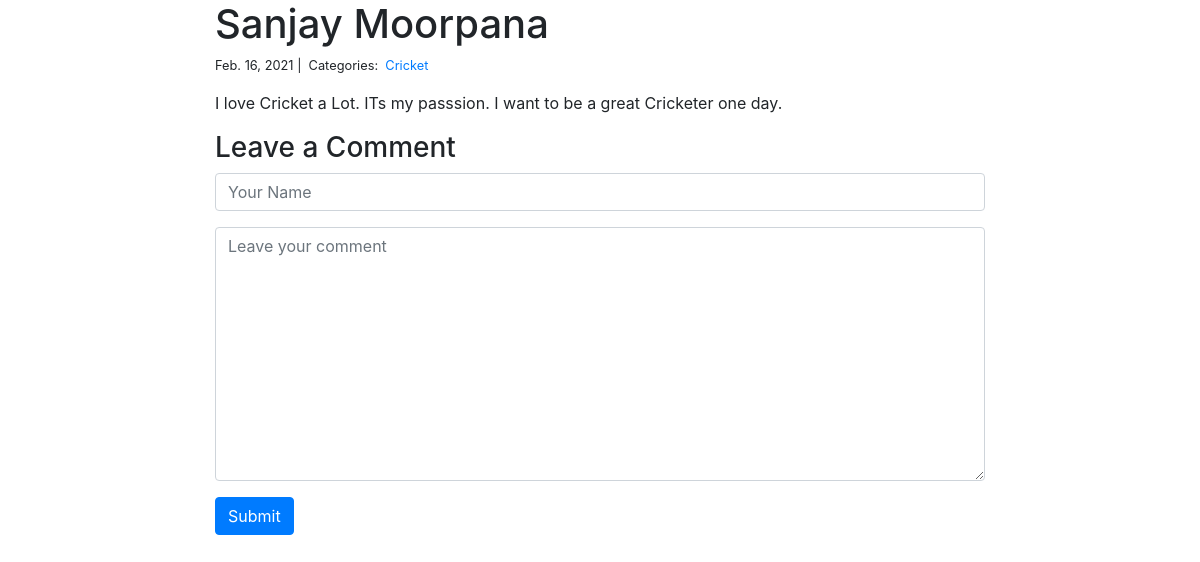
Screenshot of /blog/blog_detail/3 with the database file from the repository.
### blog/models.py (models this page shows, shortened)
class Post(models.Model):
    title = models.CharField(max_length=200)
    body = models.TextField()
    created_on = models.DateTimeField(auto_now_add=True)
    last_modified = models.DateTimeField(auto_now=True)
    categories = models.ManyToManyField('Category',related_name='posts')

class Category(models.Model):
    name = models.CharField(max_length=20)

### blog/views.py (the view, shortened to what this page needs)
# urls.py: path('blog_detail/<int:pk>', views.blog_detail, name='blog_detail'),
def blog_detail(request,pk):
    post = Post.objects.get(pk=pk)
    form = CommentForm()
    comments = Comment.objects.filter(post=post)
    context = {
        'post':post,
        'comments':comments,
        'form':form,
    }
    return render(request,'blog_detail.html',context)

### blog/forms.py
class CommentForm(forms.Form):
    author = forms.CharField(
        max_length=200,
        widget=forms.TextInput(attrs={
            "class":"form-control",
            "placeholder":"Your Name"
        })
    )
    body = forms.CharField(widget=forms.Textarea(
        attrs={
            "class":"form-control",
            "placeholder":"Leave your comment"
        })
    )

### blog/templates/blog_detail.html (shortened to what this page needs)
{% extends 'base.html' %}
{% block page_content %}
<div class="col-md-8 offset-md-2">
    <h1>{{ post.title }}</h1>
    <small>
        {{ post.created_on.date }} |&nbsp;
        Categories:&nbsp;
        {% for category in post.categories.all %}
        <a href="{% url 'blog_category' category.name %}">{{ category.name }}</a>&nbsp;
        {% endfor %}
    </small>
    <p>{{ post.body | linebreaks }}</p>
    <h3>Leave a Comment</h3>
    <form action="{% url 'blog_detail' post.pk %}" method="POST">
        {{ form.author }}
        <div class="form-group">
            {{ form.body }}
        </div>
        <button class="btn btn-primary">Submit</button>
    </form>
</div>
{% endblock %}

### rows the page displays
Post: title "Sanjay Moorpana", created_on "Feb. 16, 2021", body "I love Cricket a Lot. ITs my passsion. I want to be a great Cricketer one day."
Category: name "Cricket"
